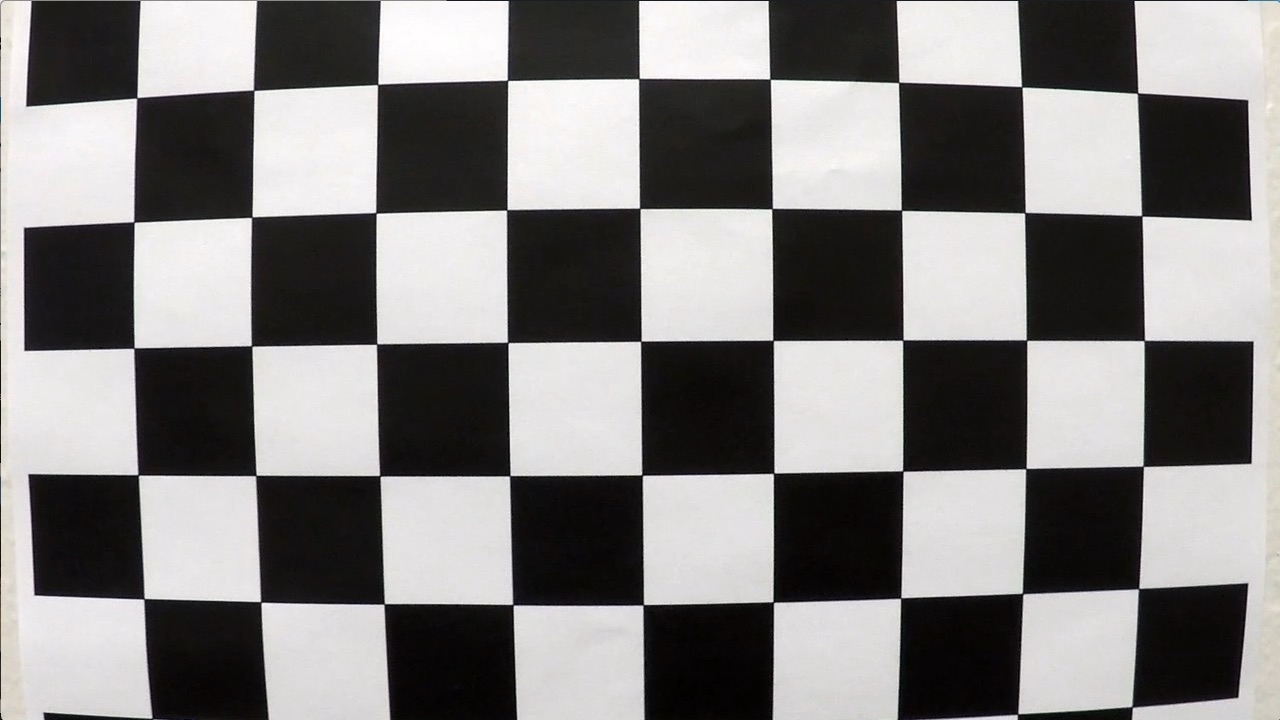
#> input picture camera_cal/calibration1.jpg, 1280 x 720 px; its folder holds only this picture in this run
$ jupyter execute --allow-errors P4-AdvanceLaneFinding.ipynb   (shell and % lines are left out)   (older library calls are emulated)
#> lines starting #> are read from the running program, lines starting #| are printed output that depends on the picture
# Project 4 - Advance Lane Finding

In this project, my goal is to write a software pipeline to identify the lane boundaries in a video and to create a detailed writeup report that discusses the methodology used in achieve the project's coding goal.

## The Project

The goals / steps of this project are the following:

- Compute the camera calibration matrix and distortion coefficients given a set of chessboard images.
- Apply a distortion correction to raw images.
- Use color transforms, gradients, etc., to create a thresholded binary image.
- Apply a perspective transform to rectify binary image ("birds-eye view").
- Detect lane pixels and fit to find the lane boundary.
- Determine the curvature of the lane and vehicle position with respect to center.
- Warp the detected lane boundaries back onto the original image.
- Output visual display of the lane boundaries and numerical estimation of lane curvature and vehicle position.

### Step 0 - Import required libraries

[cell 1]
import numpy as np
import matplotlib.pyplot as plt
import matplotlib.image as mpimg
import glob
import cv2

### Step 1 - Compute Camera Parameters

[cell 2]
#Constants - Number of corners in x & y directions
nx = 9
ny = 6

#Read in all filenames of the calibration images
images = glob.glob('camera_cal/calibration*.jpg')

#Create Arrays to store object points and images points from all the image
objpoints = []
imgpoints = []

#Prepare object points
objp=np.zeros((nx*ny,3),np.float32)
objp[:,:2] =np.mgrid[0:nx,0:ny].T.reshape(-1,2)

for fname in images:
    #Read in a calibration image
    img =mpimg.imread(fname)
#> img is the input picture: shape (720, 1280, 3); mean R, G, B 130.1, 128.4, 127.8

    #Convert to grayscale
    gray = cv2.cvtColor(img, cv2.COLOR_BGR2GRAY)

    # Find the chessboard corners
    ret, corners = cv2.findChessboardCorners(gray, (nx, ny), None)
#> ret = False; corners = None

    # If found, draw corners
    if ret == True:
        imgpoints.append(corners)
        objpoints.append(objp)
        # Draw and display the corners
        cv2.drawChessboardCorners(img, (nx, ny), corners, ret)
        plt.imshow(img)

#> (the rest of this cell did not finish here and is left out)

[cell 3]
# Test Calibration Matrix.

#Load Test image
Test_image= mpimg.imread(images[0])
# Undistort Test Image
#> (the rest of this cell did not finish here and is left out)

### Step 2: Appy Image Transformation to Raw images

[cell 4]
from PIL import Image

#Load Test Images
test_images = glob.glob("test_images/test*.jpg")

test_src =np.zeros((len(test_images),720,1280,3),dtype=np.uint8)
test_dst =np.zeros((len(test_images),720,1280,3),dtype=np.uint8)


plt.figure(figsize=(12,24))
for x in range(len(test_images)):
    #Load Test
    test_src[x,:,:,:] =  mpimg.imread(test_images[x])

    #Apply Image transformation
    test_dst[x,:,:,:] = cv2.undistort(test_src[x], mtx, dist, None, mtx)
    plt.subplot(len(test_images),2,(((x+1)*2)-1))
    plt.imshow(test_src[x])
    plt.subplot(len(test_images),2,(x+1)*2)
    plt.imshow(test_dst[x])

#> (the rest of this cell did not finish here and is left out)

### Step 3 - Apply Color Transforms, Gradients, thresholding etc

### Define Functions for Required Transforms

[cell 5]
# [110 lines left out: functions abs_sobel_thresh, mag_thresh, dir_threshold, hls_select, combined_type_1, combined_type_2 and 1 more, not called in this run]

[cell 6]
S_thres = 120
#> (the rest of this cell did not finish here and is left out)

### Run Combined Type 1 on all the test images

[cell 7]
test_CT =np.zeros((len(test_images),720,1280),dtype=np.uint8)
test_CT_m =np.zeros((len(test_images),720,1280),dtype=np.uint8)

imshape = Test_image.shape
#> imshape = (720, 1280, 3)

y_mask = 445 #int(imshape[0]*0.60)
x_mask_min = 550 #int(imshape[1]*0.45)
x_mask_max = 700 #int(imshape[1]*0.57)
#x_mask_edge = int(imshape[1]*0.04)
#print(y_mask,x_mask_min,x_mask_max,x_mask_edge)
vertices = np.array([[(100,imshape[0]),(x_mask_min, y_mask), (x_mask_max, y_mask), (imshape[1],imshape[0])]], dtype=np.int32)

plt.figure(figsize=(12,24))
for x in range(len(test_images)):

    #Apply Image transformation
    test_CT[x,:,:] = combined_type_1(test_dst[x],S_thres)
    test_CT_m[x,:,:] = region_of_interest(test_CT[x,:,:],vertices)
    plt.subplot(len(test_images),2,(2*x)+1)
    plt.imshow(test_CT[x], cmap='gray')
    plt.subplot(len(test_images),2,(2*x)+2)
    plt.imshow(test_CT_m[x], cmap='gray')
#> after the loop, test_CT = empty array; test_CT_m = empty array

#> (the rest of this cell did not finish here and is left out)

# Step 3: Apply Transformation to Birds's Eye View

[cell 8]
warped=np.zeros((len(test_images),720,1280),dtype=np.uint8)
warped_test=np.zeros((len(test_images),720,1280,3),dtype=np.uint8)

src = np.float32([[602, 447], [679, 447], [255, 687], [1060, 686]])
dst = np.float32([[450, 0], [850, 0],  [450, 720], [850, 720]])

M = cv2.getPerspectiveTransform(src, dst)
Minv = cv2.getPerspectiveTransform(dst, src)

plt.figure(figsize=(12,30))
for x in range(len(test_images)):
    warped_test[x,:,:,:] = cv2.warpPerspective(test_dst[x], M, (imshape[1], imshape[0]), flags=cv2.INTER_LINEAR)
    warped[x,:,:] = cv2.warpPerspective(test_CT_m[x], M, (imshape[1], imshape[0]), flags=cv2.INTER_LINEAR)

    plt.subplot(len(test_images),2,(2*x)+1)
    plt.imshow(warped_test[x])

    plt.subplot(len(test_images),2,(2*x)+2)
    plt.imshow(warped[x], cmap="gray")
#> after the loop, warped = empty array; warped_test = empty array

#> (the rest of this cell did not finish here and is left out)

# Step 5: Find Lanes

[cell 9]
import os
# Constants for Lane searching.

nwindows = 9 # The number of sliding windows. Fine tune over [7,8,9,10,11]
#> (the rest of this cell did not finish here and is left out)

[cell 10]
# [21 lines of commented-out code are left out]

[cell 11]
from collections import deque

# Define Class to store and compare avlues
class Line():
    def __init__(self):
        # was the line detected in the last iteration?
        self.detected = False

        #polynomial coefficients for the most recent fit
        self.current_fit = [np.array([False])]
        self.diffcoeff_0 = []
        self.diffcoeff_1 = []
        self.diffcoeff_2 = []

        #radius of curvature of the line in some units
        self.radius_of_curvature = []

        #x values for detected line pixels
        self.allx = None
        #y values for detected line pixels
        self.ally = None


        #polynomial coefficients over the last 20 iterations
        self.best_fit_0 = deque(maxlen=20)
        self.best_fit_1 = deque(maxlen=20)
        self.best_fit_2 = deque(maxlen=20)


font = cv2.FONT_HERSHEY_SIMPLEX

# [175 lines left out: function pipeline, not called in this run]

[cell 12]
L_Line  = Line()
R_Line  = Line()
S_thres = 140
src = np.float32([[602, 447], [679, 447], [255, 687], [1060, 686]])
dst = np.float32([[450, 0], [850, 0],  [450, 720], [850, 720]])

M = cv2.getPerspectiveTransform(src, dst)
Minv = cv2.getPerspectiveTransform(dst, src)

#> (the rest of this cell did not finish here and is left out)

[cell 13]
plt.figure(figsize=(15,5))
plt.subplot(1,2,1)
#> (the rest of this cell did not finish here and is left out)

[cell 14]
# [9 lines left out: function process_pipeline, not called in this run]

[cell 15]
# Import everything needed to edit/save/watch video clips
from moviepy.editor import VideoFileClip
from IPython.display import HTML

white_output = 'Output_project_video.mp4'
#> (the rest of this cell did not finish here and is left out)

[cell 16]
plt.figure(figsize=(15,6))
plt.subplot(2,3,1)
plt.plot(L_Line.diffcoeff_0)
plt.subplot(2,3,2)
plt.plot(L_Line.diffcoeff_1)
plt.subplot(2,3,3)
plt.plot(L_Line.diffcoeff_2)
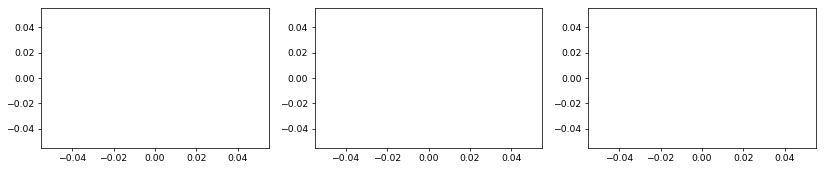
#> figure drawn by matplotlib, 3 panels

[cell 17]
plt.figure(figsize=(15,6))
plt.subplot(1,2,1)
plt.plot(L_Line.radius_of_curvature)
plt.subplot(1,2,2)
plt.plot(R_Line.radius_of_curvature)
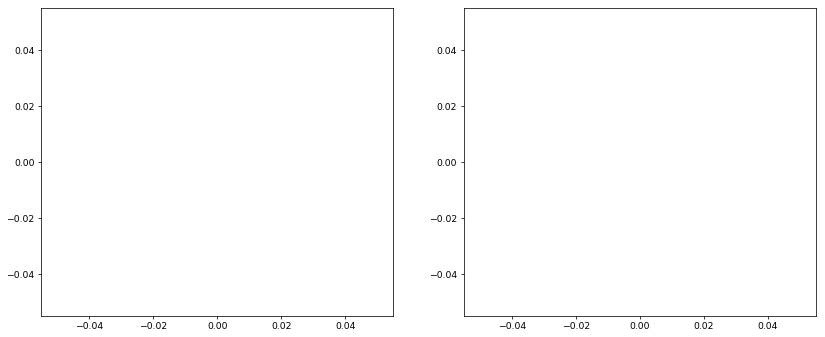
#> figure drawn by matplotlib, 2 panels
